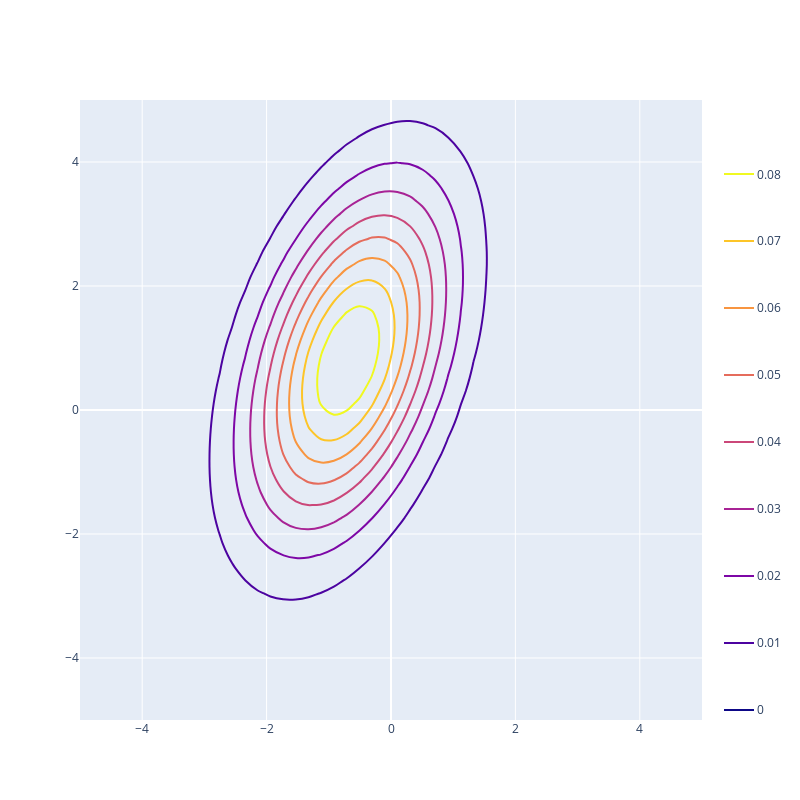

Source (notebook cell):
### Code cell
# Create the support
x = np.linspace(-5, 5, 50)
y = np.linspace(-5, 5, 50)
X, Y = np.meshgrid(x, y)

support = np.empty(X.shape + (2,))
support[:, :, 0] = X
support[:, :, 1] = Y

# Define the multivariate normal
mu = [-0.6871, 0.801]
sigma = [[1.13, 0.826], [0.826, 3.3895]]
mvn = stats.multivariate_normal(mu, sigma)

# Compute the densities
pdf = mvn.pdf(support)

# Plot the multivariate normal
fig = go.Figure(
    data=go.Contour(
        z=pdf,
        x=x,
        y=y,
        name="2-D MVN contour",
        contours_coloring='lines',
        line_width=2
    ),
    layout={
        "width": 800,
        "height": 800
    }
)

fig.show()

### Figure 1 — Plotly figure (JSON) as saved in the notebook; plotly's stock layout.template omitted (floating-point values rounded to 4 significant figures; data arrays with more than 128 entries replaced by an {"elided": "..."} marker saying what was removed)
{"data": [{"contours": {"coloring": "lines"}, "line": {"width": 2}, "name": "2-D MVN contour", "type": "contour", "x": [-5, -4.796, -4.592, -4.388, -4.184, -3.98, -3.776, -3.571, -3.367, -3.163, -2.959, -2.755, -2.551, -2.347, -2.143, -1.939, -1.735, -1.531, -1.327, -1.122, -0.9184, -0.7143, -0.5102, -0.3061, -0.102, 0.102, 0.3061, 0.5102, 0.7143, 0.9184, 1.122, 1.327, 1.531, 1.735, 1.939, 2.143, 2.347, 2.551, 2.755, 2.959, 3.163, 3.367, 3.571, 3.776, 3.98, 4.184, 4.388, 4.592, 4.796, 5], "y": [-5, -4.796, -4.592, -4.388, -4.184, -3.98, -3.776, -3.571, -3.367, -3.163, -2.959, -2.755, -2.551, -2.347, -2.143, -1.939, -1.735, -1.531, -1.327, -1.122, -0.9184, -0.7143, -0.5102, -0.3061, -0.102, 0.102, 0.3061, 0.5102, 0.7143, 0.9184, 1.122, 1.327, 1.531, 1.735, 1.939, 2.143, 2.347, 2.551, 2.755, 2.959, 3.163, 3.367, 3.571, 3.776, 3.98, 4.184, 4.388, 4.592, 4.796, 5], "z": {"elided": "50x50 float values"}}], "layout": {"height": 800, "width": 800}}
